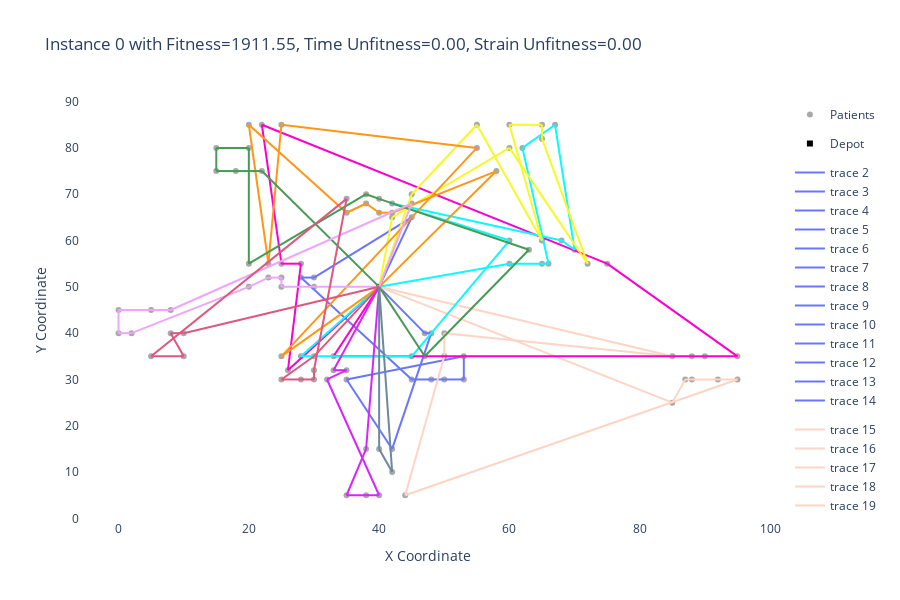

The code cell stored with this chart in its notebook:
### Code cell
import plotly.graph_objects as go

depot_x, depot_y = depot['x_coord'], depot['y_coord']
x_coords, y_coords = zip(*[(patient['x_coord'], patient['y_coord']) for patient in patients.values()])

# Create a scatter plot for patients
patients_scatter = go.Scatter(x=x_coords, y=y_coords, mode='markers', marker=dict(symbol='circle', color='darkgrey'), name='Patients')

# Create a scatter plot for the depot
depot_scatter = go.Scatter(x=[depot_x], y=[depot_y], mode='markers', marker=dict(symbol='square', color='black'), name='Depot')


# Create the figure and add the scatter plots
fig = go.Figure()
fig.add_trace(patients_scatter)
fig.add_trace(depot_scatter)
from itertools import cycle

# Generate a list of distinct colors
num_routes = 20  # Or however many routes you have
import plotly.express as px
colors = px.colors.qualitative.Light24

# Current color

color_ind = 1

for start, end in arcs:
    if (start[0] == depot_x and start[1] == depot_y):  # Start at the depot
        color_ind += 1  # Change color for the new route

    fig.add_trace(go.Scatter(x=[start[0], end[0]], y=[start[1], end[1]], mode='lines', line=dict(color=colors[color_ind]), legendgroup=f'R{color_ind}'))

# Set axis labels
fig.update_layout(
    xaxis_title='X Coordinate', 
    yaxis_title='Y Coordinate', 
    title=f'Instance {instance} with Fitness={fitness:.2f}, Time Unfitness={time_unfitness:.2f}, Strain Unfitness={strain_unfitness:.2f}', 
    plot_bgcolor='white', 
    paper_bgcolor='white',
    height=600,
)

# Show the plot
fig.show()

### Figure 1 — Plotly figure (JSON) as saved in the notebook; plotly's stock layout.template omitted (floating-point values rounded to 4 significant figures)
{"data": [{"marker": {"color": "darkgrey", "symbol": "circle"}, "mode": "markers", "name": "Patients", "type": "scatter", "x": [45, 45, 42, 42, 42, 40, 40, 38, 38, 35, 35, 25, 22, 22, 20, 20, 18, 15, 15, 30, 30, 28, 28, 25, 25, 25, 23, 23, 20, 20, 10, 10, 8, 8, 5, 5, 2, 0, 0, 35, 35, 33, 33, 32, 30, 30, 30, 28, 28, 26, 25, 25, 44, 42, 42, 40, 40, 38, 38, 35, 50, 50, 50, 48, 48, 47, 47, 45, 45, 95, 95, 53, 92, 53, 45, 90, 88, 88, 87, 85, 85, 75, 72, 70, 68, 66, 65, 65, 63, 60, 60, 67, 65, 65, 62, 60, 60, 58, 55, 55], "y": [68, 70, 66, 68, 65, 69, 66, 68, 70, 66, 69, 85, 75, 85, 80, 85, 75, 75, 80, 50, 52, 52, 55, 50, 52, 55, 52, 55, 50, 55, 35, 40, 40, 45, 35, 45, 40, 40, 45, 30, 32, 32, 35, 30, 30, 32, 35, 30, 35, 32, 30, 35, 5, 10, 15, 5, 15, 5, 15, 5, 30, 35, 40, 30, 40, 35, 40, 30, 35, 30, 35, 30, 30, 35, 65, 35, 30, 35, 30, 25, 35, 55, 55, 58, 60, 55, 55, 60, 58, 55, 60, 85, 85, 82, 80, 80, 85, 75, 80, 85]}, {"marker": {"color": "black", "symbol": "square"}, "mode": "markers", "name": "Depot", "type": "scatter", "x": [40], "y": [50]}, {"legendgroup": "R2", "line": {"color": "#6A76FC"}, "mode": "lines", "type": "scatter", "x": [40, 47], "y": [50, 40]}, {"legendgroup": "R2", "line": {"color": "#6A76FC"}, "mode": "lines", "type": "scatter", "x": [47, 48], "y": [40, 40]}, {"legendgroup": "R2", "line": {"color": "#6A76FC"}, "mode": "lines", "type": "scatter", "x": [48, 42], "y": [40, 15]}, {"legendgroup": "R2", "line": {"color": "#6A76FC"}, "mode": "lines", "type": "scatter", "x": [42, 35], "y": [15, 30]}, {"legendgroup": "R2", "line": {"color": "#6A76FC"}, "mode": "lines", "type": "scatter", "x": [35, 53], "y": [30, 35]}, {"legendgroup": "R2", "line": {"color": "#6A76FC"}, "mode": "lines", "type": "scatter", "x": [53, 53], "y": [35, 30]}, {"legendgroup": "R2", "line": {"color": "#6A76FC"}, "mode": "lines", "type": "scatter", "x": [53, 50], "y": [30, 30]}, {"legendgroup": "R2", "line": {"color": "#6A76FC"}, "mode": "lines", "type": "scatter", "x": [50, 48], "y": [30, 30]}, {"legendgroup": "R2", "line": {"color": "#6A76FC"}, "mode": "lines", "type": "scatter", "x": [48, 45], "y": [30, 30]}, {"legendgroup": "R2", "line": {"color": "#6A76FC"}, "mode": "lines", "type": "scatter", "x": [45, 28], "y": [30, 52]}, {"legendgroup": "R2", "line": {"color": "#6A76FC"}, "mode": "lines", "type": "scatter", "x": [28, 30], "y": [52, 52]}, {"legendgroup": "R2", "line": {"color": "#6A76FC"}, "mode": "lines", "type": "scatter", "x": [30, 45], "y": [52, 65]}, {"legendgroup": "R2", "line": {"color": "#6A76FC"}, "mode": "lines", "type": "scatter", "x": [45, 40], "y": [65, 50]}, {"legendgroup": "R3", "line": {"color": "#FED4C4"}, "mode": "lines", "type": "scatter", "x": [40, 85], "y": [50, 35]}, {"legendgroup": "R3", "line": {"color": "#FED4C4"}, "mode": "lines", "type": "scatter", "x": [85, 50], "y": [35, 40]}, {"legendgroup": "R3", "line": {"color": "#FED4C4"}, "mode": "lines", "type": "scatter", "x": [50, 50], "y": [40, 35]}, {"legendgroup": "R3", "line": {"color": "#FED4C4"}, "mode": "lines", "type": "scatter", "x": [50, 44], "y": [35, 5]}, {"legendgroup": "R3", "line": {"color": "#FED4C4"}, "mode": "lines", "type": "scatter", "x": [44, 95], "y": [5, 30]}, {"legendgroup": "R3", "line": {"color": "#FED4C4"}, "mode": "lines", "type": "scatter", "x": [95, 92], "y": [30, 30]}, {"legendgroup": "R3", "line": {"color": "#FED4C4"}, "mode": "lines", "type": "scatter", "x": [92, 88], "y": [30, 30]}, {"legendgroup": "R3", "line": {"color": "#FED4C4"}, "mode": "lines", "type": "scatter", "x": [88, 87], "y": [30, 30]}, {"legendgroup": "R3", "line": {"color": "#FED4C4"}, "mode": "lines", "type": "scatter", "x": [87, 85], "y": [30, 25]}, {"legendgroup": "R3", "line": {"color": "#FED4C4"}, "mode": "lines", "type": "scatter", "x": [85, 40], "y": [25, 50]}, {"legendgroup": "R4", "line": {"color": "#FE00CE"}, "mode": "lines", "type": "scatter", "x": [40, 33], "y": [50, 35]}, {"legendgroup": "R4", "line": {"color": "#FE00CE"}, "mode": "lines", "type": "scatter", "x": [33, 88], "y": [35, 35]}, {"legendgroup": "R4", "line": {"color": "#FE00CE"}, "mode": "lines", "type": "scatter", "x": [88, 90], "y": [35, 35]}, {"legendgroup": "R4", "line": {"color": "#FE00CE"}, "mode": "lines", "type": "scatter", "x": [90, 95], "y": [35, 35]}, {"legendgroup": "R4", "line": {"color": "#FE00CE"}, "mode": "lines", "type": "scatter", "x": [95, 75], "y": [35, 55]}, {"legendgroup": "R4", "line": {"color": "#FE00CE"}, "mode": "lines", "type": "scatter", "x": [75, 22], "y": [55, 85]}, {"legendgroup": "R4", "line": {"color": "#FE00CE"}, "mode": "lines", "type": "scatter", "x": [22, 25], "y": [85, 55]}, {"legendgroup": "R4", "line": {"color": "#FE00CE"}, "mode": "lines", "type": "scatter", "x": [25, 28], "y": [55, 55]}, {"legendgroup": "R4", "line": {"color": "#FE00CE"}, "mode": "lines", "type": "scatter", "x": [28, 26], "y": [55, 32]}, {"legendgroup": "R4", "line": {"color": "#FE00CE"}, "mode": "lines", "type": "scatter", "x": [26, 40], "y": [32, 50]}, {"legendgroup": "R5", "line": {"color": "#0DF9FF"}, "mode": "lines", "type": "scatter", "x": [40, 60], "y": [50, 55]}, {"legendgroup": "R5", "line": {"color": "#0DF9FF"}, "mode": "lines", "type": "scatter", "x": [60, 65], "y": [55, 55]}, {"legendgroup": "R5", "line": {"color": "#0DF9FF"}, "mode": "lines", "type": "scatter", "x": [65, 66], "y": [55, 55]}, {"legendgroup": "R5", "line": {"color": "#0DF9FF"}, "mode": "lines", "type": "scatter", "x": [66, 62], "y": [55, 80]}, {"legendgroup": "R5", "line": {"color": "#0DF9FF"}, "mode": "lines", "type": "scatter", "x": [62, 67], "y": [80, 85]}, {"legendgroup": "R5", "line": {"color": "#0DF9FF"}, "mode": "lines", "type": "scatter", "x": [67, 70], "y": [85, 58]}, {"legendgroup": "R5", "line": {"color": "#0DF9FF"}, "mode": "lines", "type": "scatter", "x": [70, 68], "y": [58, 60]}, {"legendgroup": "R5", "line": {"color": "#0DF9FF"}, "mode": "lines", "type": "scatter", "x": [68, 42], "y": [60, 68]}, {"legendgroup": "R5", "line": {"color": "#0DF9FF"}, "mode": "lines", "type": "scatter", "x": [42, 60], "y": [68, 60]}, {"legendgroup": "R5", "line": {"color": "#0DF9FF"}, "mode": "lines", "type": "scatter", "x": [60, 45], "y": [60, 35]}, {"legendgroup": "R5", "line": {"color": "#0DF9FF"}, "mode": "lines", "type": "scatter", "x": [45, 28], "y": [35, 35]}, {"legendgroup": "R5", "line": {"color": "#0DF9FF"}, "mode": "lines", "type": "scatter", "x": [28, 40], "y": [35, 50]}, {"legendgroup": "R6", "line": {"color": "#F6F926"}, "mode": "lines", "type": "scatter", "x": [40, 42], "y": [50, 65]}, {"legendgroup": "R6", "line": {"color": "#F6F926"}, "mode": "lines", "type": "scatter", "x": [42, 60], "y": [65, 80]}, {"legendgroup": "R6", "line": {"color": "#F6F926"}, "mode": "lines", "type": "scatter", "x": [60, 72], "y": [80, 55]}, {"legendgroup": "R6", "line": {"color": "#F6F926"}, "mode": "lines", "type": "scatter", "x": [72, 65], "y": [55, 82]}, {"legendgroup": "R6", "line": {"color": "#F6F926"}, "mode": "lines", "type": "scatter", "x": [65, 65], "y": [82, 85]}, {"legendgroup": "R6", "line": {"color": "#F6F926"}, "mode": "lines", "type": "scatter", "x": [65, 60], "y": [85, 85]}, {"legendgroup": "R6", "line": {"color": "#F6F926"}, "mode": "lines", "type": "scatter", "x": [60, 65], "y": [85, 60]}, {"legendgroup": "R6", "line": {"color": "#F6F926"}, "mode": "lines", "type": "scatter", "x": [65, 55], "y": [60, 85]}, {"legendgroup": "R6", "line": {"color": "#F6F926"}, "mode": "lines", "type": "scatter", "x": [55, 45], "y": [85, 70]}, {"legendgroup": "R6", "line": {"color": "#F6F926"}, "mode": "lines", "type": "scatter", "x": [45, 40], "y": [70, 50]}, {"legendgroup": "R7", "line": {"color": "#FF9616"}, "mode": "lines", "type": "scatter", "x": [40, 58], "y": [50, 75]}, {"legendgroup": "R7", "line": {"color": "#FF9616"}, "mode": "lines", "type": "scatter", "x": [58, 42], "y": [75, 66]}, {"legendgroup": "R7", "line": {"color": "#FF9616"}, "mode": "lines", "type": "scatter", "x": [42, 40], "y": [66, 66]}, {"legendgroup": "R7", "line": {"color": "#FF9616"}, "mode": "lines", "type": "scatter", "x": [40, 38], "y": [66, 68]}, {"legendgroup": "R7", "line": {"color": "#FF9616"}, "mode": "lines", "type": "scatter", "x": [38, 35], "y": [68, 66]}, {"legendgroup": "R7", "line": {"color": "#FF9616"}, "mode": "lines", "type": "scatter", "x": [35, 20], "y": [66, 85]}, {"legendgroup": "R7", "line": {"color": "#FF9616"}, "mode": "lines", "type": "scatter", "x": [20, 23], "y": [85, 55]}, {"legendgroup": "R7", "line": {"color": "#FF9616"}, "mode": "lines", "type": "scatter", "x": [23, 25], "y": [55, 85]}, {"legendgroup": "R7", "line": {"color": "#FF9616"}, "mode": "lines", "type": "scatter", "x": [25, 55], "y": [85, 80]}, {"legendgroup": "R7", "line": {"color": "#FF9616"}, "mode": "lines", "type": "scatter", "x": [55, 25], "y": [80, 35]}, {"legendgroup": "R7", "line": {"color": "#FF9616"}, "mode": "lines", "type": "scatter", "x": [25, 40], "y": [35, 50]}, {"legendgroup": "R8", "line": {"color": "#479B55"}, "mode": "lines", "type": "scatter", "x": [40, 22], "y": [50, 75]}, {"legendgroup": "R8", "line": {"color": "#479B55"}, "mode": "lines", "type": "scatter", "x": [22, 18], "y": [75, 75]}, {"legendgroup": "R8", "line": {"color": "#479B55"}, "mode": "lines", "type": "scatter", "x": [18, 15], "y": [75, 75]}, {"legendgroup": "R8", "line": {"color": "#479B55"}, "mode": "lines", "type": "scatter", "x": [15, 15], "y": [75, 80]}, {"legendgroup": "R8", "line": {"color": "#479B55"}, "mode": "lines", "type": "scatter", "x": [15, 20], "y": [80, 80]}, {"legendgroup": "R8", "line": {"color": "#479B55"}, "mode": "lines", "type": "scatter", "x": [20, 20], "y": [80, 55]}, {"legendgroup": "R8", "line": {"color": "#479B55"}, "mode": "lines", "type": "scatter", "x": [20, 38], "y": [55, 70]}, {"legendgroup": "R8", "line": {"color": "#479B55"}, "mode": "lines", "type": "scatter", "x": [38, 40], "y": [70, 69]}, {"legendgroup": "R8", "line": {"color": "#479B55"}, "mode": "lines", "type": "scatter", "x": [40, 63], "y": [69, 58]}, {"legendgroup": "R8", "line": {"color": "#479B55"}, "mode": "lines", "type": "scatter", "x": [63, 47], "y": [58, 35]}, {"legendgroup": "R8", "line": {"color": "#479B55"}, "mode": "lines", "type": "scatter", "x": [47, 40], "y": [35, 50]}, {"legendgroup": "R9", "line": {"color": "#EEA6FB"}, "mode": "lines", "type": "scatter", "x": [40, 30], "y": [50, 50]}, {"legendgroup": "R9", "line": {"color": "#EEA6FB"}, "mode": "lines", "type": "scatter", "x": [30, 25], "y": [50, 50]}, {"legendgroup": "R9", "line": {"color": "#EEA6FB"}, "mode": "lines", "type": "scatter", "x": [25, 25], "y": [50, 52]}, {"legendgroup": "R9", "line": {"color": "#EEA6FB"}, "mode": "lines", "type": "scatter", "x": [25, 23], "y": [52, 52]}, {"legendgroup": "R9", "line": {"color": "#EEA6FB"}, "mode": "lines", "type": "scatter", "x": [23, 20], "y": [52, 50]}, {"legendgroup": "R9", "line": {"color": "#EEA6FB"}, "mode": "lines", "type": "scatter", "x": [20, 2], "y": [50, 40]}, {"legendgroup": "R9", "line": {"color": "#EEA6FB"}, "mode": "lines", "type": "scatter", "x": [2, 0], "y": [40, 40]}, {"legendgroup": "R9", "line": {"color": "#EEA6FB"}, "mode": "lines", "type": "scatter", "x": [0, 0], "y": [40, 45]}, {"legendgroup": "R9", "line": {"color": "#EEA6FB"}, "mode": "lines", "type": "scatter", "x": [0, 5], "y": [45, 45]}, {"legendgroup": "R9", "line": {"color": "#EEA6FB"}, "mode": "lines", "type": "scatter", "x": [5, 8], "y": [45, 45]}, {"legendgroup": "R9", "line": {"color": "#EEA6FB"}, "mode": "lines", "type": "scatter", "x": [8, 45], "y": [45, 68]}, {"legendgroup": "R9", "line": {"color": "#EEA6FB"}, "mode": "lines", "type": "scatter", "x": [45, 40], "y": [68, 50]}, {"legendgroup": "R10", "line": {"color": "#DC587D"}, "mode": "lines", "type": "scatter", "x": [40, 10], "y": [50, 40]}, {"legendgroup": "R10", "line": {"color": "#DC587D"}, "mode": "lines", "type": "scatter", "x": [10, 8], "y": [40, 40]}, {"legendgroup": "R10", "line": {"color": "#DC587D"}, "mode": "lines", "type": "scatter", "x": [8, 10], "y": [40, 35]}, {"legendgroup": "R10", "line": {"color": "#DC587D"}, "mode": "lines", "type": "scatter", "x": [10, 5], "y": [35, 35]}, {"legendgroup": "R10", "line": {"color": "#DC587D"}, "mode": "lines", "type": "scatter", "x": [5, 35], "y": [35, 69]}, {"legendgroup": "R10", "line": {"color": "#DC587D"}, "mode": "lines", "type": "scatter", "x": [35, 30], "y": [69, 32]}, {"legendgroup": "R10", "line": {"color": "#DC587D"}, "mode": "lines", "type": "scatter", "x": [30, 30], "y": [32, 30]}, {"legendgroup": "R10", "line": {"color": "#DC587D"}, "mode": "lines", "type": "scatter", "x": [30, 28], "y": [30, 30]}, {"legendgroup": "R10", "line": {"color": "#DC587D"}, "mode": "lines", "type": "scatter", "x": [28, 25], "y": [30, 30]}, {"legendgroup": "R10", "line": {"color": "#DC587D"}, "mode": "lines", "type": "scatter", "x": [25, 30], "y": [30, 35]}, {"legendgroup": "R10", "line": {"color": "#DC587D"}, "mode": "lines", "type": "scatter", "x": [30, 40], "y": [35, 50]}, {"legendgroup": "R11", "line": {"color": "#D626FF"}, "mode": "lines", "type": "scatter", "x": [40, 33], "y": [50, 32]}, {"legendgroup": "R11", "line": {"color": "#D626FF"}, "mode": "lines", "type": "scatter", "x": [33, 35], "y": [32, 32]}, {"legendgroup": "R11", "line": {"color": "#D626FF"}, "mode": "lines", "type": "scatter", "x": [35, 32], "y": [32, 30]}, {"legendgroup": "R11", "line": {"color": "#D626FF"}, "mode": "lines", "type": "scatter", "x": [32, 40], "y": [30, 5]}, {"legendgroup": "R11", "line": {"color": "#D626FF"}, "mode": "lines", "type": "scatter", "x": [40, 38], "y": [5, 5]}, {"legendgroup": "R11", "line": {"color": "#D626FF"}, "mode": "lines", "type": "scatter", "x": [38, 35], "y": [5, 5]}, {"legendgroup": "R11", "line": {"color": "#D626FF"}, "mode": "lines", "type": "scatter", "x": [35, 38], "y": [5, 15]}, {"legendgroup": "R11", "line": {"color": "#D626FF"}, "mode": "lines", "type": "scatter", "x": [38, 40], "y": [15, 50]}, {"legendgroup": "R12", "line": {"color": "#6E899C"}, "mode": "lines", "type": "scatter", "x": [40, 40], "y": [50, 15]}, {"legendgroup": "R12", "line": {"color": "#6E899C"}, "mode": "lines", "type": "scatter", "x": [40, 42], "y": [15, 10]}, {"legendgroup": "R12", "line": {"color": "#6E899C"}, "mode": "lines", "type": "scatter", "x": [42, 40], "y": [10, 50]}], "layout": {"height": 600, "paper_bgcolor": "white", "plot_bgcolor": "white", "title": {"text": "Instance 0 with Fitness=1911.55, Time Unfitness=0.00, Strain Unfitness=0.00"}, "xaxis": {"title": {"text": "X Coordinate"}}, "yaxis": {"title": {"text": "Y Coordinate"}}}}
